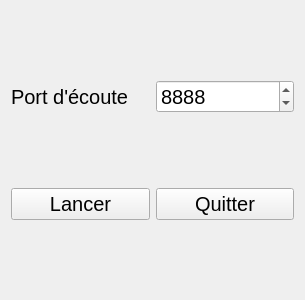
<?xml version="1.0" encoding="UTF-8"?>
<ui version="4.0">
 <class>ChasseAuTresorServeurWidget</class>
 <widget class="QWidget" name="ChasseAuTresorServeurWidget">
  <property name="geometry">
   <rect>
    <x>0</x>
    <y>0</y>
    <width>305</width>
    <height>300</height>
   </rect>
  </property>
  <property name="font">
   <font>
    <pointsize>15</pointsize>
   </font>
  </property>
  <property name="windowTitle">
   <string>Serveur Chasse au trésor</string>
  </property>
  <layout class="QGridLayout" name="gridLayout">
   <item row="0" column="0">
    <widget class="QLabel" name="labelEcoutePort">
     <property name="text">
      <string>Port d'écoute</string>
     </property>
    </widget>
   </item>
   <item row="0" column="1">
    <widget class="QSpinBox" name="spinBoxPort">
     <property name="minimum">
      <number>2000</number>
     </property>
     <property name="maximum">
      <number>9999</number>
     </property>
     <property name="value">
      <number>8888</number>
     </property>
    </widget>
   </item>
   <item row="1" column="0">
    <widget class="QPushButton" name="pushButtonLancementServeur">
     <property name="text">
      <string>Lancer</string>
     </property>
    </widget>
   </item>
   <item row="1" column="1">
    <widget class="QPushButton" name="pushButtonQuitter">
     <property name="text">
      <string>Quitter</string>
     </property>
    </widget>
   </item>
  </layout>
 </widget>
 <resources/>
 <connections>
  <connection>
   <sender>pushButtonQuitter</sender>
   <signal>clicked()</signal>
   <receiver>ChasseAuTresorServeurWidget</receiver>
   <slot>close()</slot>
   <hints>
    <hint type="sourcelabel">
     <x>232</x>
     <y>210</y>
    </hint>
    <hint type="destinationlabel">
     <x>228</x>
     <y>232</y>
    </hint>
   </hints>
  </connection>
 </connections>
</ui>
